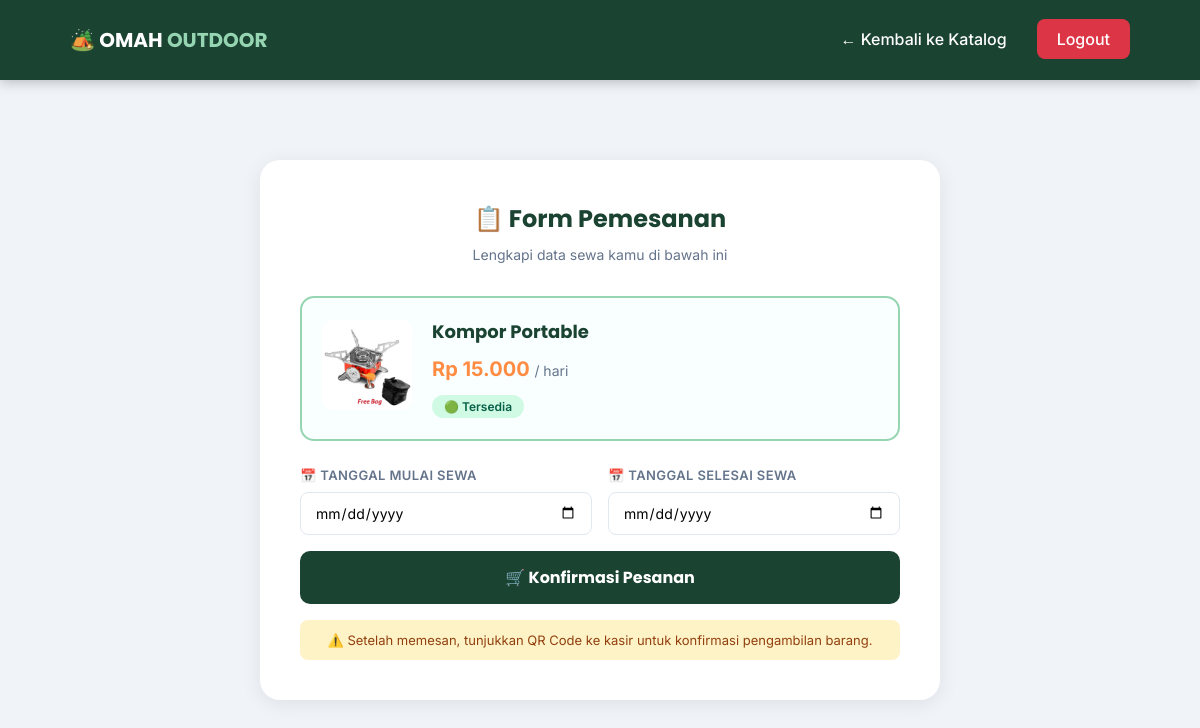
Page /pesan.php?produk_id=5 (signed in) on the committed database.
### tables this page shows
CREATE TABLE `produk` (
  `id`             int(11)              NOT NULL AUTO_INCREMENT,
  `nama_produk`    varchar(150)         NOT NULL,
  `harga_per_hari` int(11)              NOT NULL,
  `status`         enum('tersedia','disewa') NOT NULL DEFAULT 'tersedia',
  `gambar`         varchar(255)         DEFAULT NULL,
  `created_at`     timestamp            NOT NULL DEFAULT current_timestamp(),
  PRIMARY KEY (`id`)
);

### pesan.php (the view, shortened to what this page needs)
<?php
require_once 'koneksi.php';
$produk_id = (int)($_GET['produk_id'] ?? 0);
$res    = mysqli_query($conn, "SELECT * FROM produk WHERE id=$produk_id");
$produk = mysqli_fetch_assoc($res);
?>
<!DOCTYPE html>
<html lang="id">
<head>
    <link rel="stylesheet" href="assets/css/style.css">
    <link rel="stylesheet" href="assets/css/order.css">
</head>
<body>
    <nav class="navbar">
        <div class="container nav-wrapper">
            <a href="index.php" class="logo">🏕️ OMAH <span>OUTDOOR</span></a>
            <ul class="nav-links">
                <li><a href="katalog.php">← Kembali ke Katalog</a></li>
                <li><a href="logout.php" class="btn-logout">Logout</a></li>
            </ul>
        </div>
    </nav>
    <div class="order-container">
        <div class="order-card">
            <div class="order-header">
                <h1>📋 Form Pemesanan</h1>
                <p>Lengkapi data sewa kamu di bawah ini</p>
            </div>
            <div class="produk-preview">
                <div class="produk-img-wrap">
                    <img src="assets/images/<?= htmlspecialchars($produk['gambar']) ?>"
                         alt="<?= htmlspecialchars($produk['nama_produk']) ?>"
                         onerror="this.style.display='none'">
                </div>
                <div class="produk-detail">
                    <h2><?= htmlspecialchars($produk['nama_produk']) ?></h2>
                    <p class="harga-produk">Rp <?= number_format($produk['harga_per_hari'], 0, ',', '.') ?> <span>/ hari</span></p>
                    <span class="badge-tersedia">🟢 Tersedia</span>
                </div>
            </div>
            <form action="proses_pesan.php" method="POST" id="form-pesan">
                <div class="form-row">
                    <div class="form-group">
                        <label>📅 Tanggal Mulai Sewa</label>
                        <input type="date" name="tanggal_mulai" id="tgl-mulai"
                               min="<?= date('Y-m-d') ?>" required>
                    </div>
                    <div class="form-group">
                        <label>📅 Tanggal Selesai Sewa</label>
                        <input type="date" name="tanggal_selesai" id="tgl-selesai"
                               min="<?= date('Y-m-d', strtotime('+1 day')) ?>" required>
                    </div>
                </div>
                <button type="submit" class="btn-pesan">🛒 Konfirmasi Pesanan</button>
            </form>
            <p class="order-note">⚠️ Setelah memesan, tunjukkan QR Code ke kasir untuk konfirmasi pengambilan barang.</p>
        </div>
    </div>
</body>
</html>

### assets/css/style.css (style rules this page uses)
:root { --forest: #1b4332; --forest-light: #2d6a4f; --sage: #95d5b2; --cream: #f8f9f3; --orange: #ff8c42; --white: #ffffff; --primary-blue: #2d6a4f; --secondary-blue: #1b4332; --bg-light: #f8f9f3; --text-dark: #1a202c; --text-light: #64748b; --accent-orange: #ff8c42; }
* { margin: 0; padding: 0; box-sizing: border-box; }
html { scroll-behavior: smooth; }
body { font-family: 'Inter', sans-serif; color: var(--text-dark); background-color: var(--bg-light); line-height: 1.6; }
h1, h2, h3, .logo { font-family: 'Poppins', sans-serif; }
.container { max-width: 1100px; margin: 0 auto; padding: 0 20px; }
.navbar { background: #1b4332; position: fixed; top: 0; width: 100%; z-index: 1000; box-shadow: 0 2px 12px rgba(0, 0, 0, 0.25); transition: background 0.4s ease, box-shadow 0.4s ease; }
.nav-wrapper { display: flex; justify-content: space-between; align-items: center; height: 80px; }
.logo { color: #ffffff; text-decoration: none; font-size: 20px; font-weight: 700; }
.logo span { color: #95d5b2; }
.nav-links { display: flex; flex-direction: row; list-style: none; gap: 30px; align-items: center; }
.nav-links a { color: #ffffff; text-decoration: none; font-weight: 500; transition: color 0.3s; }
.btn-logout { background-color: #dc3545 !important; color: #ffffff !important; padding: 10px 20px; border-radius: 8px; font-weight: 600; transition: background-color 0.3s, transform 0.2s; text-decoration: none; }

### assets/css/order.css (style rules this page uses)
:root { --forest: #1b4332; --forest-light: #2d6a4f; --sage: #95d5b2; --orange: #ff8c42; --white: #ffffff; --bg: #f0f4f8; }
.order-container { min-height: 100vh; background: var(--bg); display: flex; align-items: center; justify-content: center; padding: 100px 20px 40px; }
.order-card { background: var(--white); border-radius: 20px; padding: 40px; max-width: 680px; width: 100%; box-shadow: 0 4px 20px rgba(0,0,0,0.08); }
.order-header { text-align: center; margin-bottom: 30px; }
.order-header h1 { font-family: 'Poppins', sans-serif; color: var(--forest); font-size: 24px; margin-bottom: 6px; }
.order-header p { color: #64748b; font-size: 14px; }
.produk-preview { display: flex; align-items: center; gap: 20px; background: #f8fffe; border: 2px solid var(--sage); border-radius: 14px; padding: 20px; margin-bottom: 24px; }
.produk-img-wrap img { width: 90px; height: 90px; object-fit: cover; border-radius: 10px; }
.produk-detail h2 { font-family: 'Poppins', sans-serif; font-size: 18px; color: var(--forest); margin-bottom: 6px; }
.harga-produk { font-size: 20px; font-weight: 700; color: var(--orange); margin-bottom: 8px; }
.harga-produk span { font-size: 14px; font-weight: 400; color: #64748b; }
.badge-tersedia { background: #d1fae5; color: #065f46; padding: 4px 12px; border-radius: 20px; font-size: 12px; font-weight: 600; }
.form-row { display: grid; grid-template-columns: 1fr 1fr; gap: 16px; margin-bottom: 16px; }
.form-group label { display: block; font-size: 13px; font-weight: 600; color: #64748b; margin-bottom: 6px; text-transform: uppercase; letter-spacing: 0.4px; }
.form-group input[type="date"] { width: 100%; padding: 11px 14px; border: 1.5px solid #e2e8f0; border-radius: 8px; font-size: 14px; font-family: 'Inter', sans-serif; outline: none; transition: border-color 0.2s; box-sizing: border-box; }
.btn-pesan { width: 100%; padding: 14px; background: var(--forest); color: var(--white); border: none; border-radius: 10px; font-size: 16px; font-weight: 700; font-family: 'Poppins', sans-serif; cursor: pointer; transition: background 0.2s, transform 0.2s; }
.order-note { text-align: center; font-size: 13px; color: #92400e; background: #fef3c7; padding: 10px; border-radius: 8px; margin-top: 16px; }

### rows in the picture
produk: gambar+nama_produk (picture), nama_produk "Kompor Portable", harga_per_hari "15.000"
